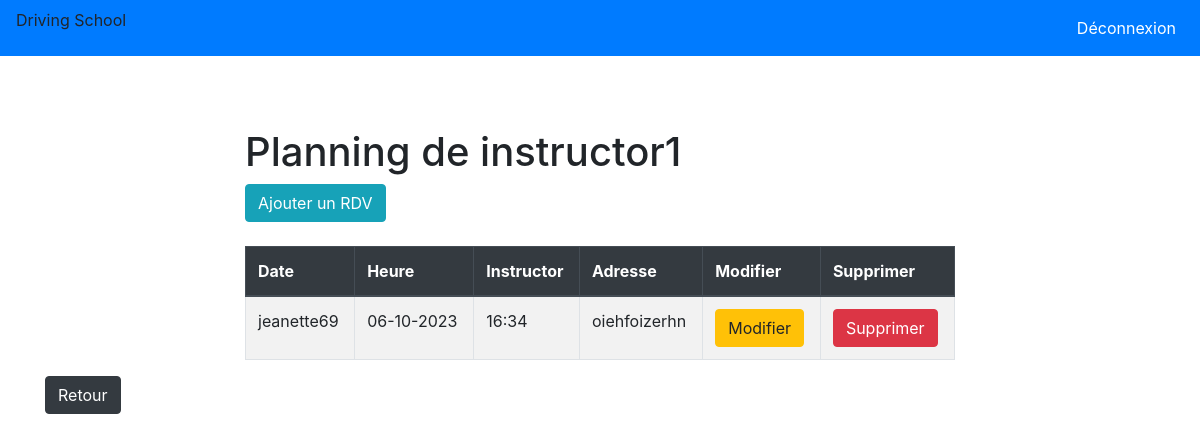
/secretary/instructor/101/planning, run on the app's committed database.
### Instructor/models.py (models this page shows, shortened)
class Instructor(models.Model):
    username = models.CharField(max_length=200)
    password = models.CharField(max_length=200)
    name = models.CharField(max_length=200,default="")
    lastname = models.CharField(max_length=200,default="")

### Secretary/models.py (models this page shows, shortened)
class Planning(models.Model):
    student = models.ForeignKey(Student, on_delete=models.CASCADE)
    instructor = models.ForeignKey(Instructor, on_delete=models.CASCADE)
    date = models.DateTimeField()
    place = models.CharField(max_length=200)

### Student/models.py (models this page shows, shortened)
class Student(models.Model):
    username = models.CharField(max_length=200)
    password = models.CharField(max_length=200)
    h_total = models.IntegerField(default=0)
    h_remaining = models.IntegerField(default=0)

### Secretary/views.py (the view)
# urls.py: path('instructor/<int:pk>/planning', views.planningInstructor, name='planningInstructor'),
def planningInstructor(request, pk):
    instructor = get_object_or_404(Instructor, pk=pk)
    plannings = Planning.objects.filter(instructor=instructor)
    context = {
        'instructor': instructor,
        'plannings': plannings,
    }
    return render(request, 'planningInstructor.html', context)

### Secretary/templates/planningInstructor.html (shortened to what this page needs)
{% extends "base.html" %}
{% block content %}
<div class="container-fluid">
    <div class="row justify-content-center mt-5">
        <div class="col-8">
            <h1>Planning de {{instructor.username}}</h1>
            <a href="{% url 'Secretary:addPlanningIns' instructor.id %}" class="btn btn-info">Ajouter un RDV</a>
            <table class="table table-bordered table-striped table-hover mt-4">
                <thead class="thead-dark">
                    <tr>
                        <th scope="col">Date</th>
                        <th scope="col">Heure</th>
                        <th scope="col">Instructor</th>
                        <th scope="col">Adresse</th>
                        <th scope="col">Modifier</th>
                        <th scope="col">Supprimer</th>
                    </tr>
                </thead>
                <tbody>
                    {% for plan in plannings %}
                    <tr>
                        <td>{{ plan.student.username }}</td>
                        <td>{{ plan.date|date:"d-m-Y" }}</td>
                        <td>{{ plan.date|date:"H:i" }}</td>
                        <td>{{ plan.place }}</td>
                        <td><a class="btn btn-warning" href="{% url 'Secretary:modifierPlanning' plan.id %}">Modifier</a></td>
                        <td><a class="btn btn-danger" href="{% url 'Secretary:confirmDeletePlanning' plan.id %}">Supprimer</a></td>
                    </tr>
                    {% endfor %}
                </tbody>
            </table>
        </div>
    </div>
</div>
<a class="btn btn-dark" href="{% url 'Secretary:homeSecretary'%}">Retour</a>
{% endblock %}

### data on the page
Instructor: username "instructor1"
Planning: student.username "jeanette69", date "06-10-2023", date "16:34", place "oiehfoizerhn"
